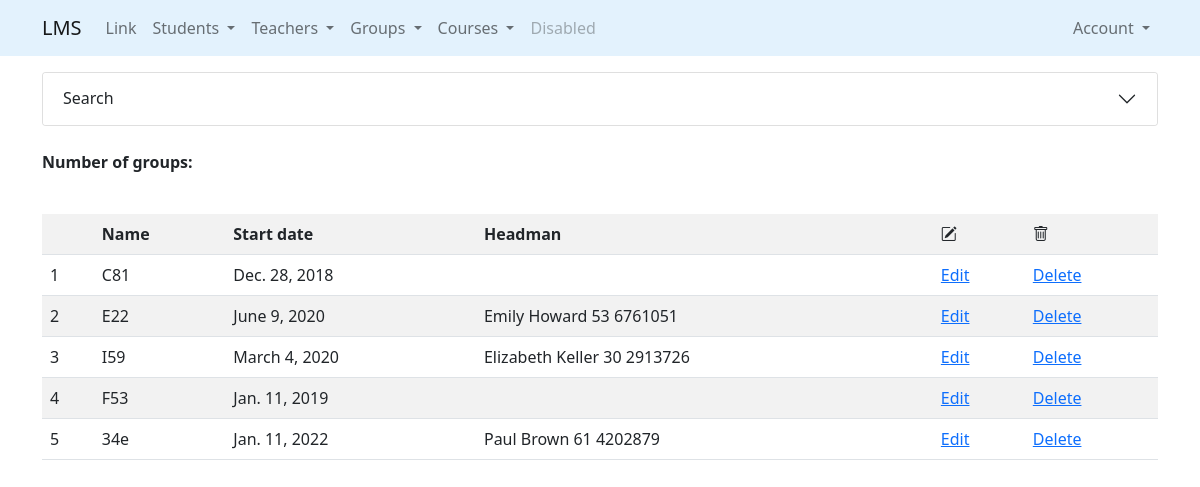
The page /groups/ (signed in) on the database its author committed.
### groups/models.py (models this page shows, shortened)
class Groups(models.Model):
    name = models.CharField(max_length=50)
    start_date = models.DateField(default=datetime.date.today)
    create_datetime = models.DateTimeField(auto_now_add=True)
    update_datetime = models.DateTimeField(auto_now=True)
    headman = models.OneToOneField(
        "students.Students",
        on_delete=models.SET_NULL,
        null=True,
        related_name="headman_group"
    )
    teachers = models.ManyToManyField(
        to="teachers.Teacher",
        related_name='groups'
    )

### students/models.py (models this page shows, shortened)
class Students(Person):
    enroll_date = models.DateField(default=datetime.date.today)
    graduate_date = models.DateField(default=datetime.date.today)
    group = models.ForeignKey(
        "groups.Groups",
        on_delete=models.SET_NULL,
        null=True,
        related_name="students"
    )
    def __str__(self):
        return f"{self.first_name} {self.second_name} {self.age} {self.phone_number}"

### groups/views.py (the view)
# urls.py: path('', GroupListView.as_view(), name='list'),
class GroupListView(LoginRequiredMixin, ListView):
    model = Groups
    template_name = "groups/list.html"
    def get_queryset(self):
        filter_groups = GroupsFilter(
            data=self.request.GET,
            queryset=self.model.objects.all().select_related("headman", "course"))
        return filter_groups

### core/models.py (called while the page is built)
    def __str__(self):
        return f"{self.__fullname()} {self.birthday}"

    def __fullname(self):
        return f"{self.first_name} {self.second_name}"

### groups/templates/groups/list.html (shortened to what this page needs)
{% extends 'base.html' %}
{% load crispy_forms_tags %}
{% block content %}
{% include "includes/groups_search_accordion.html" %}
 <br>
    <p><strong>Number of groups: {{ filter_groups.qs.count }}</strong></p>
    <br>
{% with list_object=object_list %}
    {% include "includes/groups_list_table.html" %}
{% endwith %}
{% endblock %}

### groups/templates/includes/groups_list_table.html
{% load crispy_forms_tags %}
<table class="table table-striped table-hover">
        <tr>
            <th></th>
            <th>Name</th>
            <th>Start date</th>
            <th>Headman</th>
            <th><i class="bi bi-pencil-square"></i></th>
            <th><i class="bi bi-trash"></i></th>
        </tr>
    {% for group in list_object.qs %}
        <tr>
            <td>{{forloop.counter}}</td>
            <td>{{group.name}}</td>
            <td>{{group.start_date}}</td>
            <td>{% if group.headman is not None %}{{ group.headman }}{% endif %}</td>
            <td><a href="{% url 'groups:update' group.id %}">Edit</a></td>
            <td><a href="{% url 'groups:delete' group.id %}">Delete</a></td>
        </tr>
    {% endfor %}
    </table>

### rows shown on the page
Groups: name "C81", start_date "Dec. 28, 2018"
Groups: name "E22", start_date "June 9, 2020", headman "Emily Howard 53 6761051"
Groups: name "I59", start_date "March 4, 2020", headman "Elizabeth Keller 30 2913726"
Groups: name "F53", start_date "Jan. 11, 2019"
Groups: name "34e", start_date "Jan. 11, 2022", headman "Paul Brown 61 4202879"
